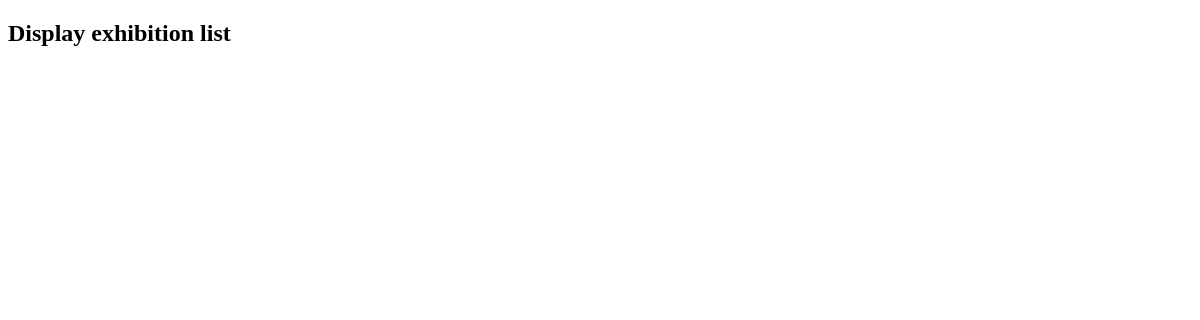
Page /Exhibition/ on the earlier database version.
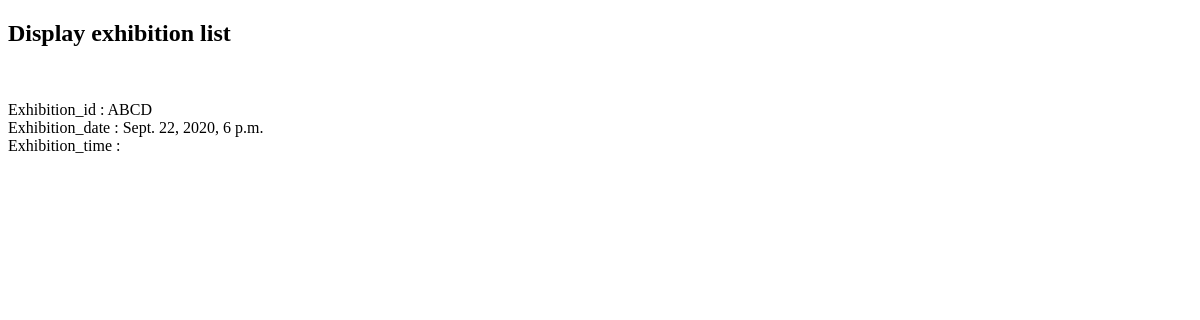
Same page on the later database version.
### Event/models.py (models this page shows, shortened)
class Exhibition (models.Model):
    exh_id = models.CharField(max_length=100)
    date =models.DateTimeField()

### Event/views.py (the view)
# urls.py: path('Exhibition/',EventView.showevent),
def showevent(request):
    exhibition = Exhibition.objects.all()
    context ={
        'all_exhibition': exhibition
    }
    return render(request,'Event/showevent.html', context)

### templates/Event/showevent.html (shortened to what this page needs)
<!DOCTYPE html>
<html lang="en">
<head>
</head>
<body>
<h2>Display exhibition list</h2> <br>
{% for exh in all_exhibition %}
    <p>
        Exhibition_id : {{ exh.exh_id }}<br>
        Exhibition_date : {{ exh.date }}<br>
        Exhibition_time : {{ exh.time }}<br>
    </p>
{% endfor %}
</body>
</html>

Differences in the rows shown:
added Exhibition: exh_id "ABCD", date "Sept. 22, 2020, 6 p.m."
